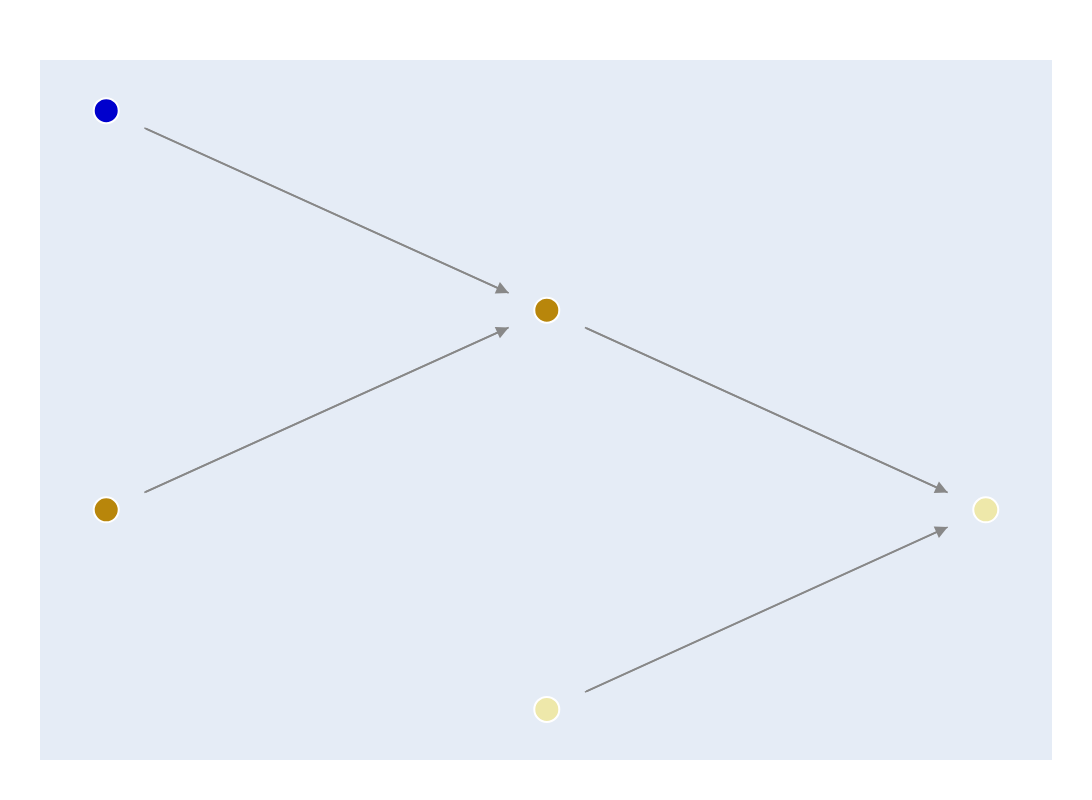

Write notebook code for a chart like this one.
### Code cell
# Example 2:
# Now check the full path leading to the social insurance contribution for pension payments

plot.dag.tt(
    policy_date_str="1970-01-01",
    primary_nodes={"sozialversicherung__arbeitslosen__beitrag__betrag_versicherter_m"},
    selection_type="ancestors",
    width=1200,
    height=800,
    show_node_description = True)

### Figure 1 — Plotly figure (JSON) as saved in the notebook; plotly's stock layout.template omitted (floating-point values rounded to 4 significant figures)
{"data": [{"hoverinfo": "none", "line": {"color": "#888", "width": 1.5}, "mode": "lines", "type": "scatter", "x": [919.7, 1396.0], "y": [69.66, 47.34]}, {"hoverinfo": "none", "line": {"color": "#888", "width": 1.5}, "mode": "lines", "type": "scatter", "x": [341.8, 819.8], "y": [96.67, 74.33]}, {"hoverinfo": "none", "line": {"color": "#888", "width": 1.5}, "mode": "lines", "type": "scatter", "x": [919.7, 1396.0], "y": [20.34, 42.66]}, {"hoverinfo": "none", "line": {"color": "#888", "width": 1.5}, "mode": "lines", "type": "scatter", "x": [341.8, 819.8], "y": [47.33, 69.67]}, {"hoverinfo": "text", "hoverlabel": {"bgcolor": "white", "bordercolor": "lightgray", "font": {"color": "black"}}, "marker": {"color": ["palegoldenrod", "darkgoldenrod", "mediumblue", "palegoldenrod", "darkgoldenrod"], "line": {"color": "white", "width": 2}, "showscale": false, "size": 25}, "mode": "markers", "text": ["sozialversicherung<br>arbeitslosen<br>beitrag<br>betrag_versicherter_m<br><br>Unemployment insurance contributions paid by the insured person.", "sozialversicherung<br>rente<br>beitrag<br>einkommen_m<br><br>Wage subject to pension and unemployment insurance contributions.", "einnahmen<br>bruttolohn_m<br><br>Income (Einnahmen) from non-self-employment.", "sozialversicherung<br>arbeitslosen<br>beitrag<br>beitragssatz<br><br>No description available.", "sozialversicherung<br>rente<br>beitrag<br>beitragsbemessungsgrenze_m<br><br>No description available."], "type": "scatter", "x": [1446.0, 869.7, 291.9, 869.7, 291.9], "y": [45, 72, 99, 18, 45]}], "layout": {"annotations": [{"arrowcolor": "#888", "arrowhead": 2, "arrowsize": 1.25, "arrowwidth": 2, "ax": 919.7, "axref": "x", "ay": 69.66, "ayref": "y", "showarrow": true, "text": "", "x": 1396.0, "xref": "x", "y": 47.34, "yref": "y"}, {"arrowcolor": "#888", "arrowhead": 2, "arrowsize": 1.25, "arrowwidth": 2, "ax": 341.8, "axref": "x", "ay": 96.67, "ayref": "y", "showarrow": true, "text": "", "x": 819.8, "xref": "x", "y": 74.33, "yref": "y"}, {"arrowcolor": "#888", "arrowhead": 2, "arrowsize": 1.25, "arrowwidth": 2, "ax": 919.7, "axref": "x", "ay": 20.34, "ayref": "y", "showarrow": true, "text": "", "x": 1396.0, "xref": "x", "y": 42.66, "yref": "y"}, {"arrowcolor": "#888", "arrowhead": 2, "arrowsize": 1.25, "arrowwidth": 2, "ax": 341.8, "axref": "x", "ay": 47.33, "ayref": "y", "showarrow": true, "text": "", "x": 819.8, "xref": "x", "y": 69.67, "yref": "y"}], "height": 800, "hovermode": "closest", "margin": {"b": 40, "l": 40, "r": 40, "t": 60}, "showlegend": false, "width": 1200, "xaxis": {"showgrid": false, "showticklabels": false, "zeroline": false}, "yaxis": {"showgrid": false, "showticklabels": false, "zeroline": false}}}
